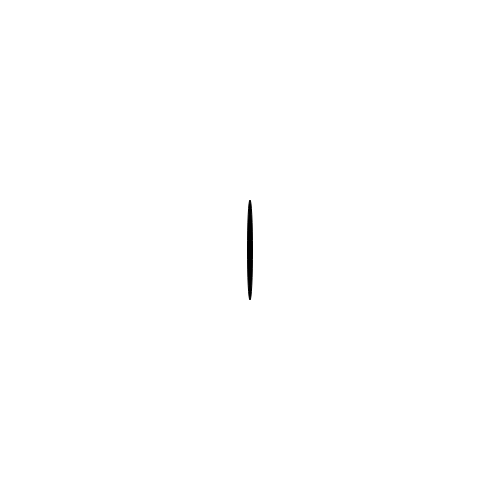
Frame 1 (no input)
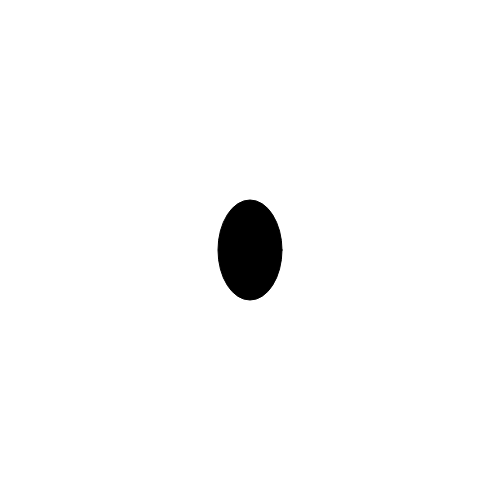
Frame 60 (no input)
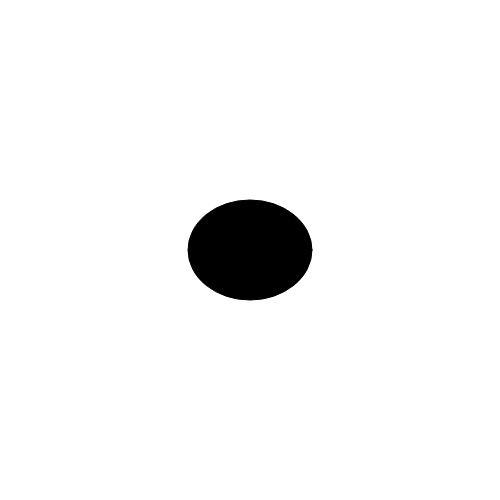
Frame 120 (the mouse pressed at the canvas centre since frame 60)

The p5.js sketch that drew these frames (run headless with seeded random() and noise() and a simulated clock; from frame 60 on, the mouse is pressed at the canvas centre):

// p5.js sketch
// ── sketch.js
var circleWidth;

function setup(){
  createCanvas(500,500);
  circleWidth = 5;
}

function draw(){
  background(255);
  
  fill(0);
  ellipse(width/2,height/2, circleWidth, 100);
  
  circleWidth++;
}
